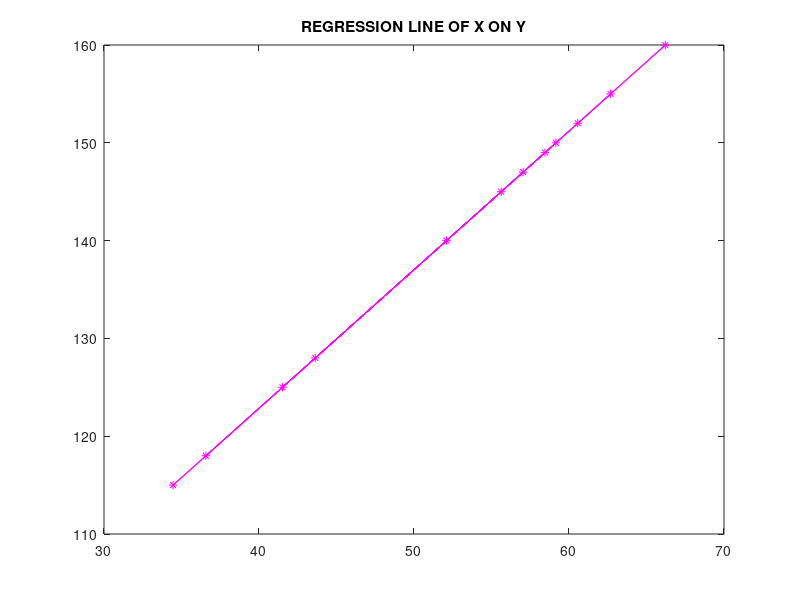

Recreate this plot in MATLAB.
% NAME: ADITYA BARMAN
% ROLL: 002320601024
% PROBLEM 9. Regression of X on Y (with plot)


clc, clearvars, close all

x = [56 42 72 36 63 47 55 49 38 42 68 60];
y = [147 125 160 118 149 128 150 145 115 140 152 155];
n = length(x);

sumx = 0;
sumy = 0;

for i = 1:n
    sumx = sumx + x(i);
    sumy = sumy + y(i);
end

sumxx = sum(x .^ 2);
sumyy = sum(y .^ 2);
sumxy = sum(x .* y);
mean_x = sumx / n;
mean_y = sumy / n;
Sx = n * (sumxy) - ((sumx) * (sumy));
Sy = n * (sumyy) - (sumy) ^ 2;
bxy = Sx / Sy;
x = mean_x + bxy * (y - mean_y);

fprintf('Equation of the given regression line of x on y is: \n');
fprintf('x-%f=%f(y-%f) \n',mean_x,bxy,mean_y);
plot(x, y, 'm-*')
title('REGRESSION LINE OF X ON Y')


% ==================== OUTPUT ========================

% Equation of the given regression line of x on y is: 
% x-52.333333=0.705678(y-140.333333)

% ====================================================